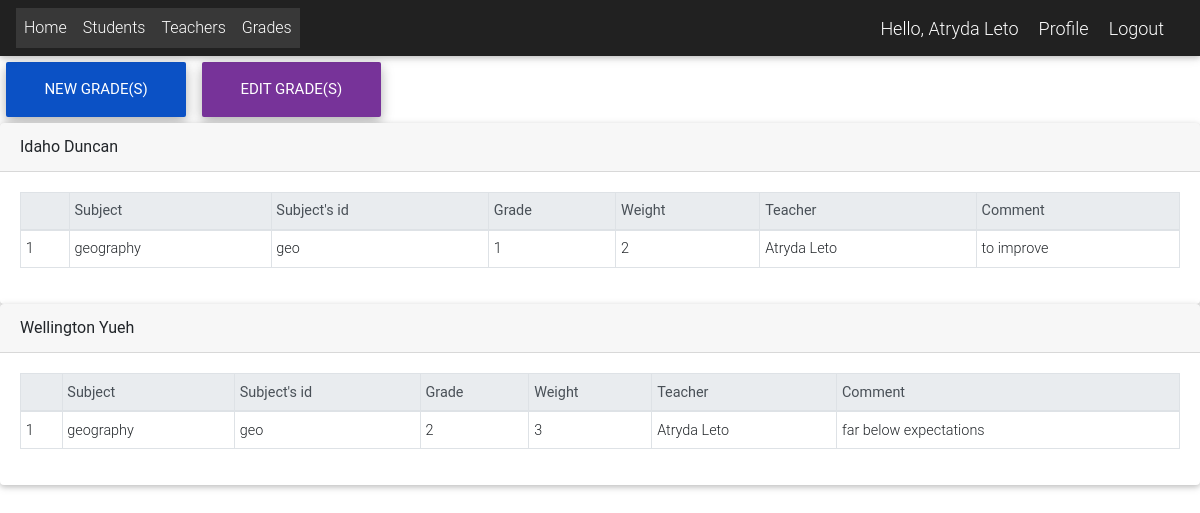
/grades_list (signed in), run on the app's committed database.
### app/models.py (models this page shows, shortened)
class User(AbstractUser):
    is_student = models.BooleanField(default=False)
    is_teacher = models.BooleanField(default=False)
    is_director = models.BooleanField(default=False)
    phone = models.CharField(max_length=60, blank=True, null=True)
    address = models.CharField(max_length=60, blank=True, null=True)
    email = models.EmailField(blank=True, null=True)
    username_validator = ASCIIUsernameValidator()
    def get_full_name(self):
        full_name = self.username
        if self.first_name and self.last_name:
            full_name = self.last_name + " " + self.first_name
        return full_name

class Student(models.Model):
    user = models.OneToOneField(User, on_delete=models.CASCADE)
    id_number = models.CharField(max_length=20, unique=True)
    students_class = models.CharField(choices=BRANCH, max_length=1, blank=True, null=True)
    year = models.CharField(choices=YEAR, max_length=1, blank=True, null=True)

class Grade(models.Model):
    student = models.ForeignKey(Student, on_delete=models.SET_NULL, null=True)
    teacher = models.ForeignKey(Teacher, on_delete=models.SET_NULL, null=True)
    subject = models.ForeignKey(Subject, on_delete=models.SET_NULL, null=True)
    date = models.DateField(blank=True, null=True)
    grade = models.CharField(choices=GRADE, max_length=1, blank=True)
    weight = models.CharField(choices=WEIGHT, max_length=1, blank=True)
    comment = models.CharField(max_length=200, blank=True)

class Subject(models.Model):
    subjectName = models.CharField(choices=SUBJECTS, max_length=200)
    subjectCode = models.CharField(max_length=200, unique=True)
    teacher = models.ForeignKey(Teacher, on_delete=models.SET_NULL, null=True)
    description = models.TextField(max_length=200, blank=True)
    semester = models.CharField(choices=SEMESTER, max_length=200)
    branch = models.CharField(choices=BRANCH, max_length=1, blank=True, null=True)
    year = models.CharField(choices=YEAR, max_length=1, blank=True, null=True)

class Teacher(models.Model):
    user = models.OneToOneField(User, on_delete=models.CASCADE)

### app/views.py (the view)
# urls.py: path("grades_list", GradeListView.as_view(), name="grades_list"),
class GradeListView(View):
    def get(self, request, *args, **kwargs):
        grades = Grade.objects.all()
        if request.user.is_director or request.user.is_superuser:
            grades = Grade.objects.all()
        elif request.user.is_teacher:
            grades = Grade.objects.filter(teacher=request.user.teacher)
        elif request.user.is_student:
            grades = Grade.objects.filter(student=request.user.student)
        bulk = {}
        for grade in grades:
            test_total = 0
            exam_total = 0
            subjects = []
            for subject in grades:
                if subject.student == grade.student:
                    subjects.append(subject)
            bulk[grade.student.id] = {
                "student": grade.student,
                "subjects": subjects,
                "test_total": test_total,
                "exam_total": exam_total,
                "total_total": test_total + exam_total,
            }
        context = {"results": bulk}
        return render(request, "grades/grades_list.html", context)

### templates/grades/grades_list.html
{% extends 'Links.html' %}
{% block content %}
{% block fullcard %}
    {% if request.user.is_teacher or request.user.is_superuser %}
    <a href="{% url 'add_grade' %}" class="btn btn-primary btn-lg active" role="button" aria-pressed="true">New grade(s)</a>
    <a href="{% url 'edit_grades' %}" class="btn btn-secondary btn-lg active" role="button" aria-pressed="true">Edit grade(s)</a>
    {% endif %}
  {% for key, result in results.items %}
    <div class="card">
      <div class="card-header">
        {{result.student.user.get_full_name}}
      </div>
      <div class="card-body">
        <table class="table table-bordered table-sm">
          <thead class="thead-light">
            <tr>
              <th></th>
              <th>Subject</th>
              <th>Subject's id</th>
              <th>Grade</th>
              <th>Weight</th>
              <th>Teacher</th>
              <th>Comment</th>
            </tr>
          </thead>
          <tbody>
            {% for subject in result.subjects %}
              <tr>
                <td>{{ forloop.counter }}</td>
                <td>{{ subject.subject.subjectName }}</td>
                <td>{{ subject.subject.subjectCode}}</td>
                <td>{{ subject.grade }}</td>
                <td>{{ subject.weight }}</td>
                <td>{{ subject.teacher.user.get_full_name }}</td>
                <td>{{ subject.comment }}</td>
              </tr>
            {% endfor %}
          </tbody>
        </table>
      </div>
    </div>
  {% endfor %}
{% endblock fullcard %}
{% endblock content %}

### templates/navbar.html (shortened to what this page needs)
{% load static %}
<nav class="navbar navbar-expand-lg navbar-dark bg-dark">
  <div class="collapse navbar-collapse" id="navbarNav">
    {% if request.user.is_authenticated %}
    <ul class="navbar-nav">
      <li class="nav-item active">
        <a class="nav-link" href="{% url 'home' %}">Home</a>
      </li>
     <li class="nav-item active">
        <a class="nav-link" href="{% url 'student_list' %}">Students</a>
      </li>
     <li class="nav-item active">
        <a class="nav-link" href="{% url 'teacher_list' %}">Teachers</a>
              </li>
             <li class="nav-item active">
        <a class="nav-link" href="{% url 'grades_list' %}">Grades</a>
    </ul>
  </div>
  <span class="greet">Hello, {{request.user.get_full_name}}</span>
  <span ><a  class="greet" href="{% url 'profile' %}">Profile</a></span>
  <span ><a  class="greet" href="{% url 'logout' %}">Logout</a></span>
    {% endif %}
</nav>

### templates/navbar.html (style rules this page uses)
.greet { font-size: 18px; color: #fff; margin-right: 20px; }

### data on the page
User: user.get_full_name "Atryda Leto"
Student: student.user.get_full_name "Idaho Duncan"
Grade: subject.subjectName "geography", subject.subjectCode "geo", grade "1", weight "2", teacher.user.get_full_name "Atryda Leto", comment "to improve"
Student: student.user.get_full_name "Wellington Yueh"
Grade: subject.subjectName "geography", subject.subjectCode "geo", grade "2", weight "3", teacher.user.get_full_name "Atryda Leto", comment "far below expectations"
